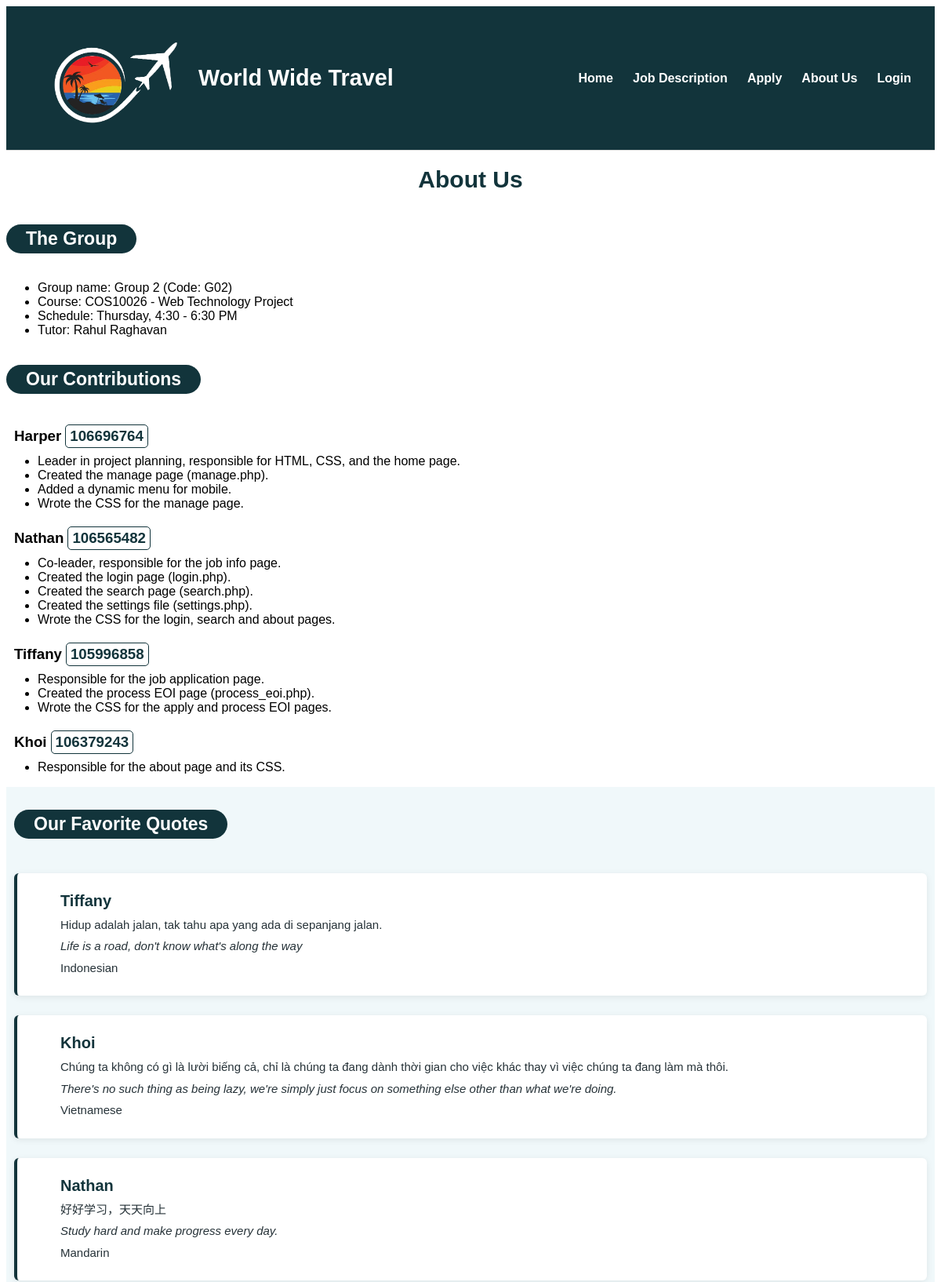
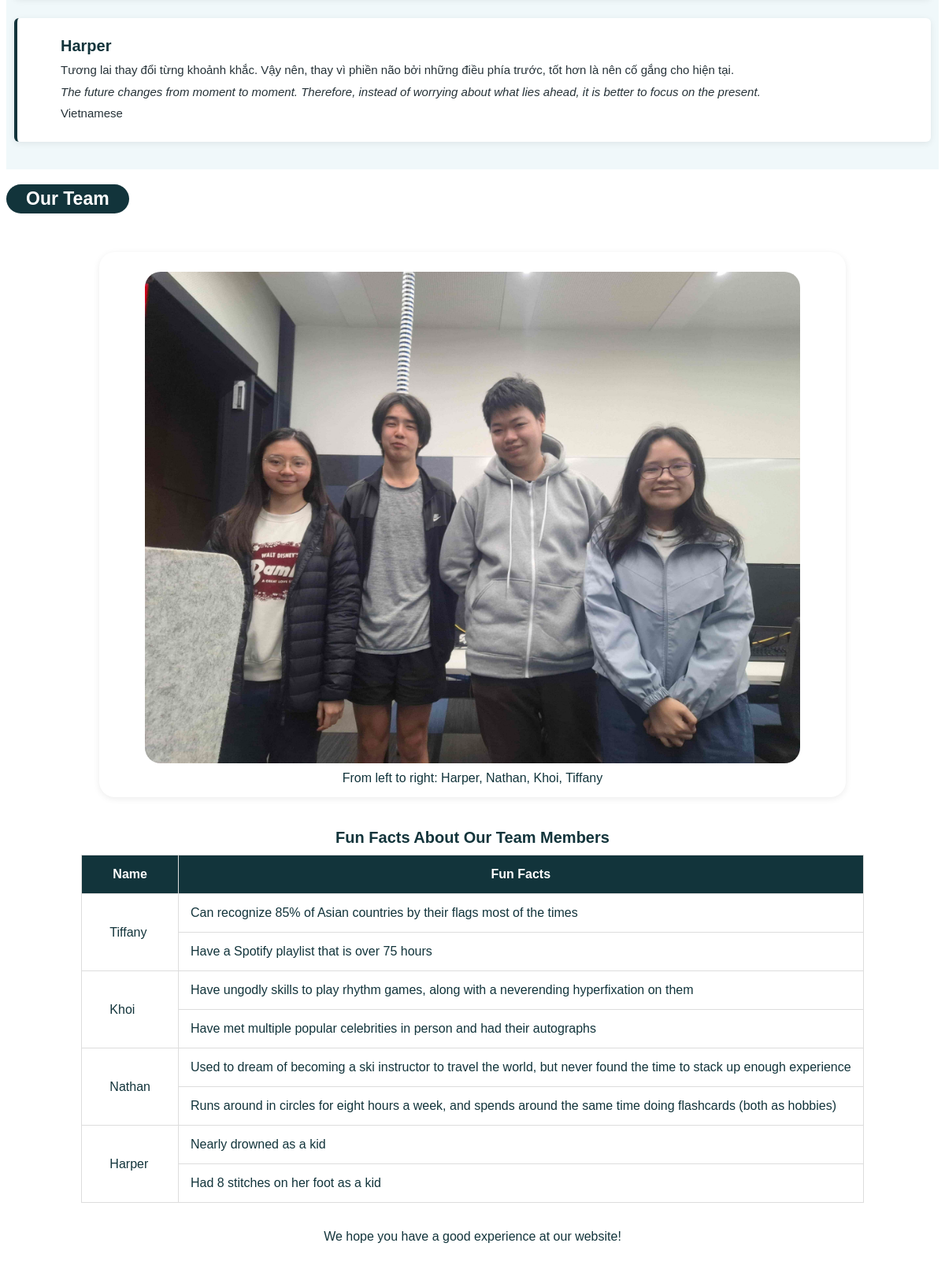
Page /about.php (upper part) on the committed database (2 pictures, top to bottom).
### tables this page shows
CREATE TABLE contributions (
    contribution_id INT AUTO_INCREMENT PRIMARY KEY,
    student_id      VARCHAR(10) NOT NULL,
    name            VARCHAR(50) NOT NULL,
    description     VARCHAR(255) NOT NULL,
    member_order    INT NOT NULL DEFAULT 0,
    item_order      INT NOT NULL DEFAULT 0
) DEFAULT CHARSET=utf8mb4 COLLATE=utf8mb4_unicode_ci;

CREATE TABLE about (
    student_id     VARCHAR(10) NOT NULL PRIMARY KEY,
    name           VARCHAR(50) NOT NULL,
    quote_native   TEXT NOT NULL,
    quote_english  TEXT NOT NULL,
    quote_language VARCHAR(30) NOT NULL
) DEFAULT CHARSET=utf8mb4 COLLATE=utf8mb4_unicode_ci;

CREATE TABLE `image_section` (
  `img_index` int(11) NOT NULL,
  `img_location` text NOT NULL,
  `img_alt_description` text NOT NULL,
  `img_title` text NOT NULL,
  `img_figcaption` text NOT NULL,
  `width` int(11) NOT NULL,
  `height` int(11) NOT NULL
);

### about.php (the view, shortened to what this page needs)
<?php
$config = require "settings.php";
$dbconn = mysqli_connect(
    $config['host'],
    $config['user'],
    $config['pwd'],
    $config['sql_db']
);
mysqli_set_charset($dbconn, 'utf8mb4');
$query = "SELECT student_id, name, description
          FROM contributions
          ORDER BY member_order, item_order";
$result = mysqli_query($dbconn, $query);
$quote_query = "SELECT student_id, name, quote_native, quote_english, quote_language
                FROM about";
$quote_result = mysqli_query($dbconn, $quote_query);
$quotes = array();
while ($quote_row = mysqli_fetch_assoc($quote_result)) {
    $quotes[$quote_row['student_id']] = $quote_row;
}
?>
<!DOCTYPE html>
<html lang="en">
<head>
    <link rel="stylesheet" href="styles/styles.css">
</head>
<body>
    <header id="site-header">
        <?php include 'header.inc.php'; ?>
    </header>
    <h1>About Us</h1>
    <h2 class="heading-background">The Group</h2>
    <ul>
        <li>Group name: Group 2 (Code: G02)</li>
        <li>Course: COS10026 - Web Technology Project</li>
        <li>Schedule: Thursday, 4:30 - 6:30 PM</li>
        <li>Tutor: Rahul Raghavan</li>
    </ul>
    <h2 class="heading-background">Our Contributions</h2>
             <div class="member-list">
                <?php
                $current = "";
                while ($row = mysqli_fetch_assoc($result)) {
                    if ($row['student_id'] != $current) {
                        if ($current != "") {
                            echo "</ul></div>";
                        }
                        echo "<div class='member'>";
                        echo "<h3>" . htmlspecialchars($row['name'])
                            . "</h3><h3 class='student-id'>" . htmlspecialchars($row['student_id'])
                            . "</h3></div>";
                        echo "<ul>";
                        $current = $row['student_id'];
                    }
                    echo "<li>" . htmlspecialchars($row['description'])
                        . "</li>";
                }
                if ($current != "") {
                    echo "</ul>";
                }
                ?>
    <section class='quotes-section'>
    <h2 class="heading-background">Our Favorite Quotes</h2>
    <?php
    foreach ($quotes as $student_id => $student_quote) {
        echo "<div class='quote-box'>";
        echo "<blockquote>";
        echo "<h3>" . htmlspecialchars($student_quote['name'], ENT_QUOTES, 'UTF-8') . "</h3>";
        echo "<p>" . htmlspecialchars($student_quote['quote_native'], ENT_QUOTES, 'UTF-8') . "</p>";
        echo "<p><em>" . htmlspecialchars($student_quote['quote_english'], ENT_QUOTES, 'UTF-8') . "</em></p>";
        echo "<p>" . htmlspecialchars($student_quote['quote_language'], ENT_QUOTES, 'UTF-8') . "</p>";
        echo "</blockquote>";
        echo "</div>";
    }
    ?>
    </section>
    <h2 class="heading-background">Our Team</h2>
    <figure class="image-style">
    <?php
        $result_img = mysqli_query($dbconn, "SELECT * FROM image_section LIMIT 1");
        if ($result_img) {
            while ($row = mysqli_fetch_assoc($result_img)) {
                echo "<img src=\"" . $row['img_location'] . "\"";
                echo " alt=\"" . $row['img_alt_description'] . "\" title=\"" . $row['img_title'];
                echo "\" width=\"" . $row['width'] . "\" height=\"" . $row['height'] . "\">";
                echo " <figcaption>" . $row['img_figcaption'] . "</figcaption>";
            }
        } else echo "Error: Could not fetch data from database!";
    ?>
    </figure>
    <?php
    if($dbconn) {
        $query = "SELECT about.name, facts.fact
                  FROM facts
                  LEFT OUTER JOIN about
                    ON about.student_id = facts.student_id
                  ORDER BY about.student_id, facts.fact_id";
        $query_res = mysqli_query($dbconn, $query);
        if($query_res) {
            $query_res = mysqli_fetch_all($query_res, MYSQLI_ASSOC);
            $fun_facts = [];
            foreach($query_res as $row) {
                $name = $row['name'];
                $fun_facts[$name][] = $row['fact'];
            }
            echo "<table class='facts'> <caption><strong>Fun Facts About Our Team Members</strong></caption>
            <thead>
                <tr>
                    <th>Name</th>
                    <th>Fun Facts</th>
                </tr>
            </thead>
            <tbody>";
            foreach($fun_facts as $name => $fact_array) {
                $fact_count = count($fact_array);
                echo "<tr>";
                echo "<td class='name' rowspan='{$fact_count}'>" . htmlspecialchars($name). "</td>";
                echo "<td class='fact-cell'>" . htmlspecialchars($fact_array[0]) . "</td>";
                echo "</tr>";
                for ($i = 1; $i < $fact_count; $i++) {
                    echo "<tr>";
                    echo "<td class='fact-cell'>" . htmlspecialchars($fact_array[$i]) . "</td>";
                    echo "</tr>";
                }
            }
            echo "</tbody> </table>";
        }
    } else echo "<p>Error: Could not fetch data from database!</p>";
    ?>
    <br>
    <p style="color: #12343B; text-align: center;">We hope you have a good experience at our website!</p>
    <br>
</body>
</html>

### styles/styles.css (style rules this page uses)
* { box-sizing: border-box; font-family: Arial, Helvetica, sans-serif; }
html { scroll-behavior: smooth; }
:root { --alice-blue: #f0f8faff; --white: #ffff; --light-grey: lightgrey; --jet-black: #12343bff; --jet-black-2: #263238ff; --color-text-headers: var(--jet-black); --color-text-dark: var(--jet-black-2); --color-text-link-dark: var(--jet-black-2); --color-text-link-dark-hover: var(--jet-black); --color-bg-main: var(--alice-blue); --color-bg-section: var(--white); --color-bg-highlight: var(--alice-blue); --color-border: var(--light-grey); --color-border-highlight: var(--alice-blue); }
#site-header { border-bottom: 1px solid #ddd; background-color: #12343B; }
th, td { padding: 15px; border: 1px solid #ddd; background-color: white; }

### about.php (style rules this page uses)
.quotes-section { padding: 10px; color: #12343B; background-color: #F0F8FA;; }
h1 { color: #12343B; text-align: center; font-size: 30px; }
h2 { color: #12343B; font-size: 23px; }
.member { display: flex; align-items: center; gap: 5px; margin-top: 20px; margin-left: 10px; }
.member h3 { margin: 0; }
.member + ul { margin-top: 8px; }
.student-id { color: #12343B; font-weight: bold; display: inline-block; border: 1px solid #12343B; border-radius: 5px; padding: 3px 5px; }
table { border-collapse: collapse; border: 1.5px solid #12343B; color: #12343B; border-spacing: 0; margin: auto; }
th { text-align: center; background-color: #12343B; color: white; }
.name { padding: 0 35px; }
caption { font-size: 20px; }
.quote-box { width: 100%; box-sizing: border-box; margin: 25px 0; padding: 8px 15px; background-color: #FFF; border-left: 4px solid #12343B; border-radius: 6px; box-shadow: 0 2px 8px rgb(0 0 0 / 8%); }
.quote-box h3 { font-size: 20px; color: #12343B; text-align: left; margin: 0 0 8px; }
.quote-box p { font-size: 15px; line-height: 1.5; color: #263238; text-align: left; margin: 5px 0; }
.heading-background { display: inline-block; color: #ffffff; background: #12343B; padding: 5px 25px; border-radius: 20px; }
caption { margin: 10px; }
.image-style { width: 4000px; max-width: 80%; margin: 30px auto; padding: 15px 0px; border-radius: 20px; box-shadow: 0 2px 8px rgb(0 0 0 / 8%); text-align: center; box-sizing: border-box; }
.image-style img { border-radius: 30px; display: block; margin: 0 auto; width: 90%; height: 90%; padding: 10px; }
.image-style figcaption { color: #12343B; }

### rows in the picture
contributions: name "Harper", student "106696764", description "Leader in project planning, responsible for HTML, CSS, and the home page."
contributions: description "Created the manage page (manage.php)."
contributions: description "Added a dynamic menu for mobile."
contributions: description "Wrote the CSS for the manage page."
contributions: name "Nathan", student "106565482", description "Co-leader, responsible for the job info page."
contributions: description "Created the login page (login.php)."
contributions: description "Created the search page (search.php)."
contributions: description "Created the settings file (settings.php)."
contributions: description "Wrote the CSS for the login, search and about pages."
contributions: name "Tiffany", student "105996858", description "Responsible for the job application page."
contributions: description "Created the process EOI page (process_eoi.php)."
contributions: description "Wrote the CSS for the apply and process EOI pages."
contributions: name "Khoi", student "106379243", description "Responsible for the about page and its CSS."
about: name "Tiffany", quote_native "Hidup adalah jalan, tak tahu apa yang ada di sepanjang jalan.", quote_english "Life is a road, don't know what's along the way", quote_language "Indonesian"
about: name "Khoi", quote_native "Chúng ta không có gì là lười biếng cả, chỉ là chúng ta đang dành thời gian cho việc khác thay vì việc chúng ta đang làm mà thôi.", quote_english "There's no such thing as being lazy, we're simply just focus on something else other than what we're doing.", quote_language "Vietnamese"
about: name "Nathan", quote_native "好好学习，天天向上", quote_english "Study hard and make progress every day.", quote_language "Mandarin"
about: name "Harper", quote_native "Tương lai thay đổi từng khoảnh khắc. Vậy nên, thay vì phiền não bởi những điều phía trước, tốt hơn là nên cố gắng cho hiện tại.", quote_english "The future changes from moment to moment. Therefore, instead of worrying about what lies ahead, it is better to focus on the present.", quote_language "Vietnamese"
image_section: img_location (picture), img_figcaption "From left to right: Harper, Nathan, Khoi, Tiffany"

### other values in the picture
$name "Tiffany"
$fact_array[0] "Can recognize 85% of Asian countries by their flags most of the times"
$fact_array[$i] "Have a Spotify playlist that is over 75 hours"
$name "Khoi"
$fact_array[0] "Have ungodly skills to play rhythm games, along with a neverending hyperfixation on them"
$fact_array[$i] "Have met multiple popular celebrities in person and had their autographs"
$name "Nathan"
$fact_array[0] "Used to dream of becoming a ski instructor to travel the world, but never found the time to stack up enough experience"
$fact_array[$i] "Runs around in circles for eight hours a week, and spends around the same time doing flashcards (both as hobbies)"
$fact_array[0] "Nearly drowned as a kid"
$fact_array[$i] "Had 8 stitches on her foot as a kid"
